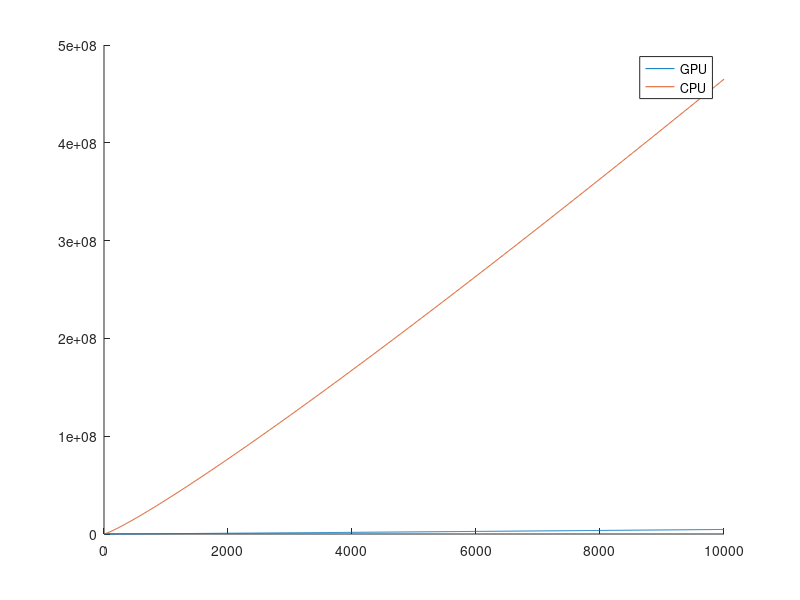

Reproduce this figure in MATLAB.
clear all
close all
clc

start=1;
slutt=10000;
n=linspace(start, slutt, 1000);
r=10;
h_g=1;
h_c=10;

GPU=@(n) 2*n/r+5*n/r+5*h_g*n*7*h_g.*log2(n);
CPU=@(n) 5*h_c*n*7*h_c.*log2(n);

figure (1)
hold on
plot(n, GPU(n), '-')
plot(n, CPU(n), '-')
legend('GPU', 'CPU')
hold off